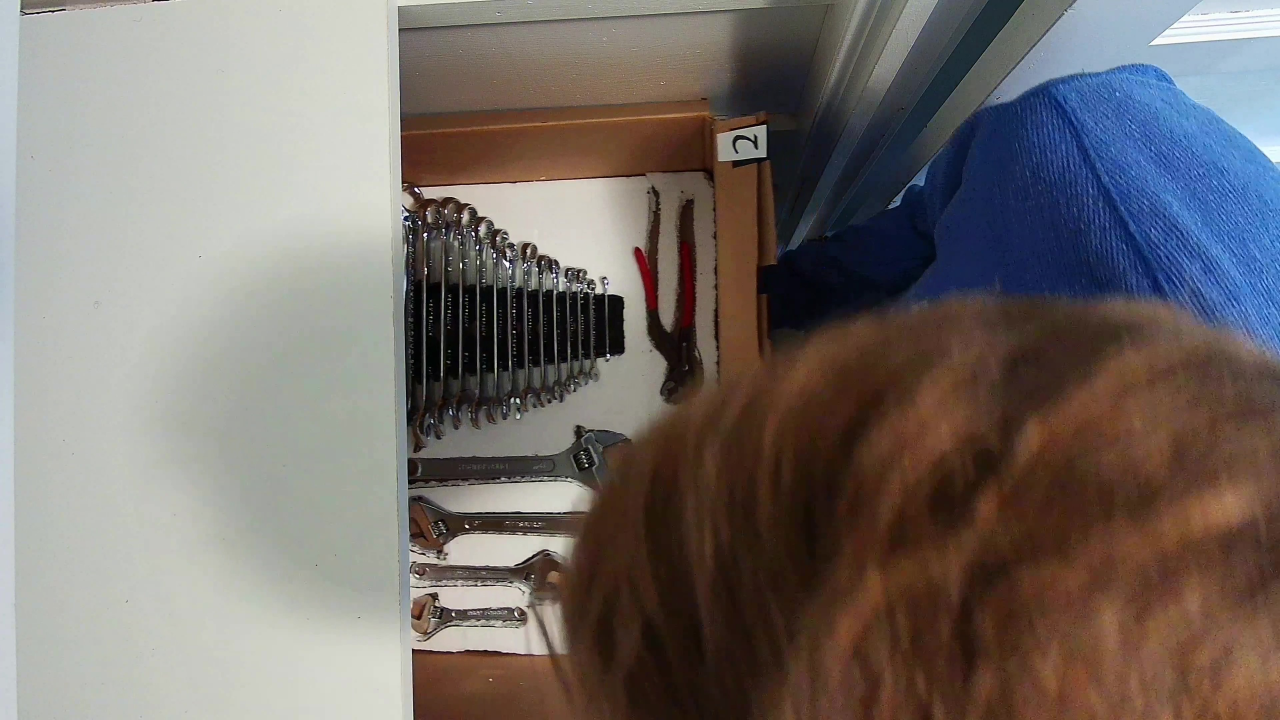
#> input picture imp/drawer copy/drawer330_1_m.jpg, 3840 x 2160 px (shown at 1/3 size)
$ python additonalscript.py drawer330_1_m.jpg empty_sockets.jpg
#> lines starting #> are read from the running program, lines starting #| are printed output that depends on the picture; after the words box and inside, x2 and y2 are one past the last pixel; in counts of white or black regions, pixels touching at a corner belong together
import json
import yaml
import cv2
import os
import argparse
import numpy as np
from matplotlib import pyplot as plt

ap = argparse.ArgumentParser()
ap.add_argument("parse",type=str,
help="file location of image to threshod and grab data from", default=None)
ap.add_argument("dontParse",type=str,
help="only grab templates from this picture", default=None)
ap.add_argument("-confName", "--confName",type=str, required=False,
    help="file location of the configuration file default value is conf.yaml", default='conf.yaml')
args = ap.parse_args()
try:
    config =open(args.confName, "r")
except:
     print('Could not open' + args.confName + "double check file location and permissions")
con =yaml.safe_load(config)
# Load the image
try :
 image = cv2.imread(r""+args.parse,cv2.IMREAD_UNCHANGED)
#> image is the input picture: shape (2160, 3840, 3); mean B, G, R 106.7, 110.3, 117.5
except:
    print('Could not open' + args.parse + "double check file location and permissions")

try:
    image2 = cv2.imread(r""+args.dontParse,cv2.IMREAD_UNCHANGED)
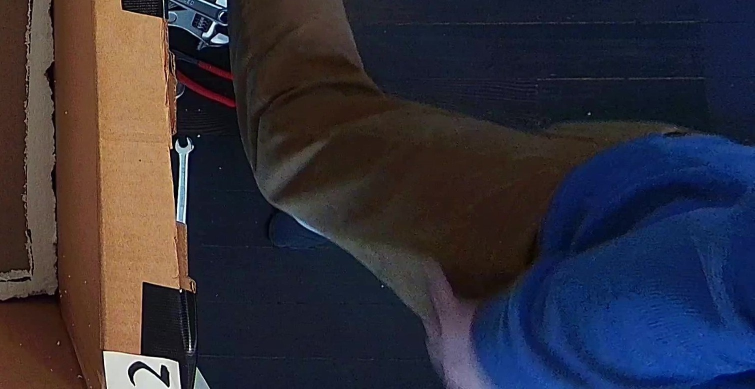
#> input picture imp/drawer copy/empty_sockets.jpg, 1509 x 778 px (shown at 1/2 size)
#> image2 is the input picture: shape (778, 1509, 3); mean B, G, R 58.1, 47.5, 50.3
except:
    print('Could not open' + args.dontParse + "double check file location and permissions")
result = image.copy()
result2 = image2.copy()

os.makedirs("drawer", exist_ok = True)


#normalized_image = cv2.normalize(image, None, 0, 1, cv2.NORM_MINMAX)
#cv2.imshow("norm", normalized_image)
gray = cv2.cvtColor(image,con.get('grayscale'))
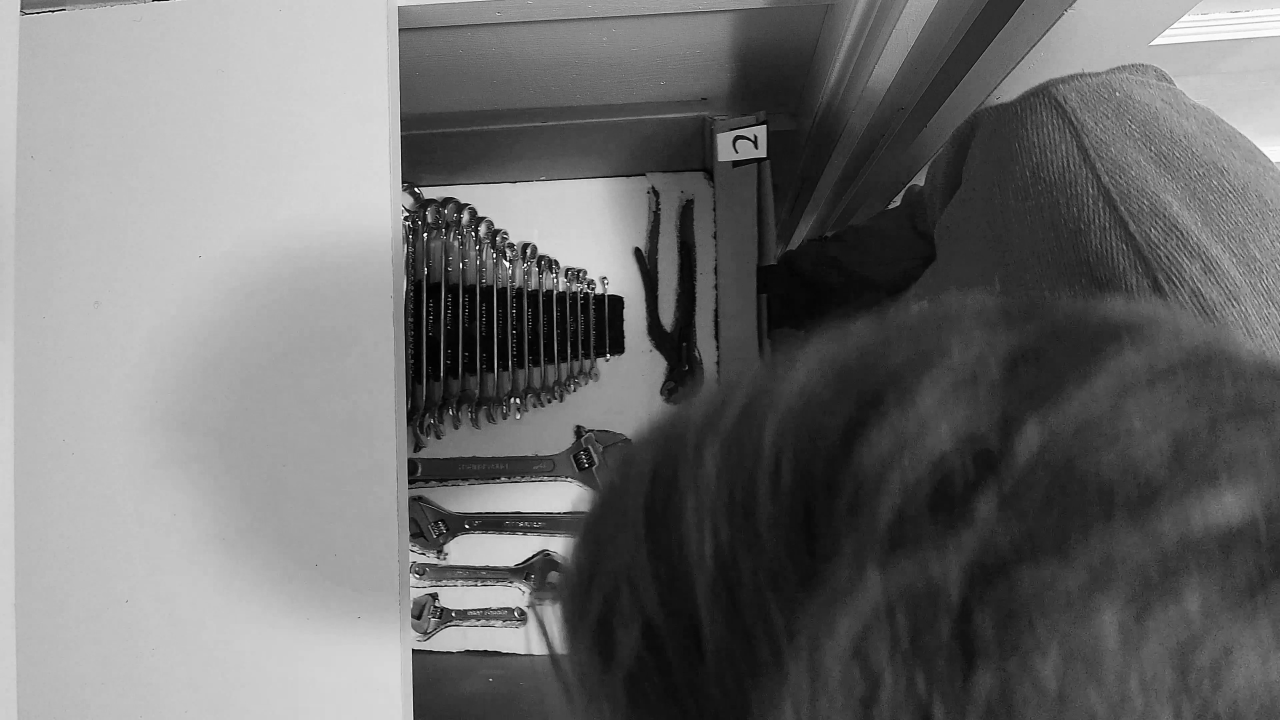
#> gray: shape (2160, 3840) (shown at 1/3 size); min 0, max 255, mean 110
gray=cv2.medianBlur(gray,con.get('blur'))
cv2.imshow("blurring", gray)
#normalized_image = cv2.normalize(image, None, 0, 1, cv2.NORM_MINMAX)

ret, thresh = cv2.threshold(gray,con.get('minThreshValue'),255,con.get('threshType') )
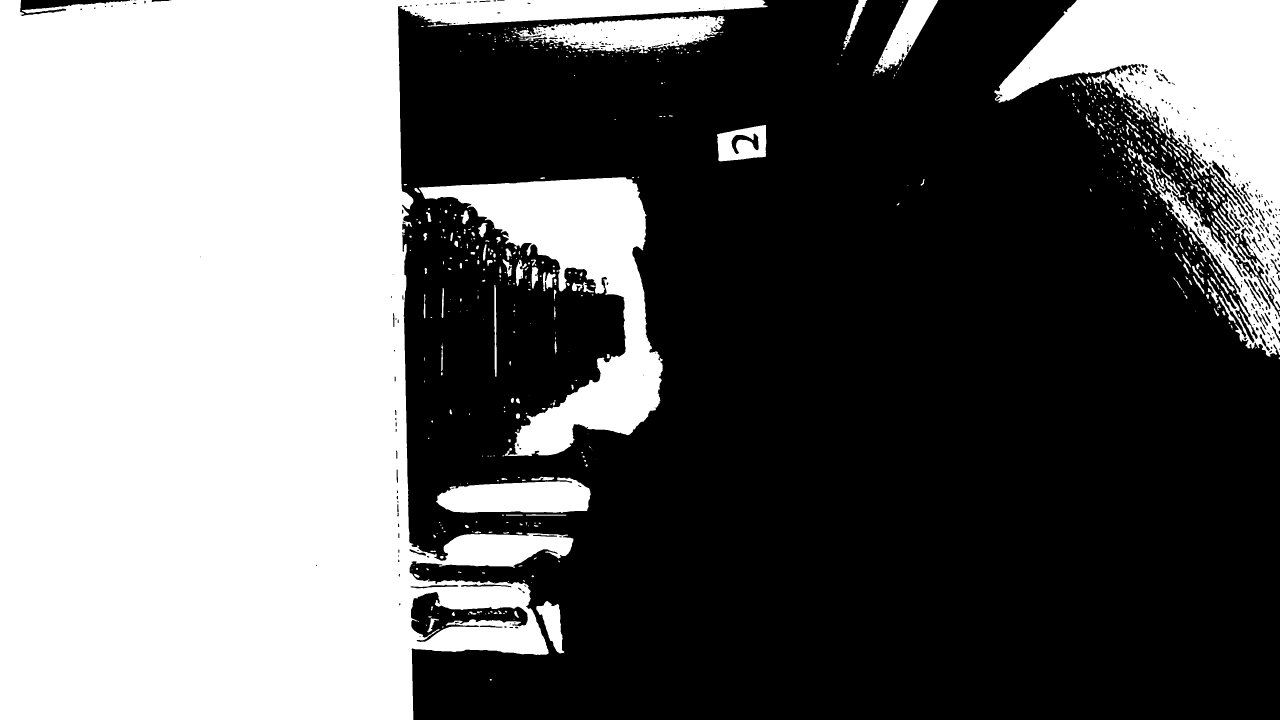
#> thresh: shape (2160, 3840) (shown at 1/3 size); 41.8% white; 720 white regions (331 under 20 px), largest, box (x1, y1, x2, y2) and area: (0, 0, 2303, 2160) 2764557, (2983, 0, 3840, 931) 303951, (1257, 532, 1989, 1368) 209677
#> ret = 130
#thresh = cv2.bitwise_not(thresh)
cv2.imwrite("Thresholded.jpg", thresh)

kernel = np.ones((3,3),np.uint8)
cv2.imshow("kernel", kernel)
opening = cv2.morphologyEx(thresh,cv2.MORPH_OPEN,kernel, iterations = con.get("increasewhite"))
#> opening: shape (2160, 3840); 41.8% white; 572 white regions (188 under 20 px), largest, box (x1, y1, x2, y2) and area: (0, 0, 2302, 2160) 2764039, (2983, 0, 3840, 930) 302908, (1257, 532, 1988, 1368) 209384
cv2.imshow("decrease white", opening)
# sure background area

sure_bg = cv2.dilate(opening,kernel,iterations=con.get("decreaseblack"))
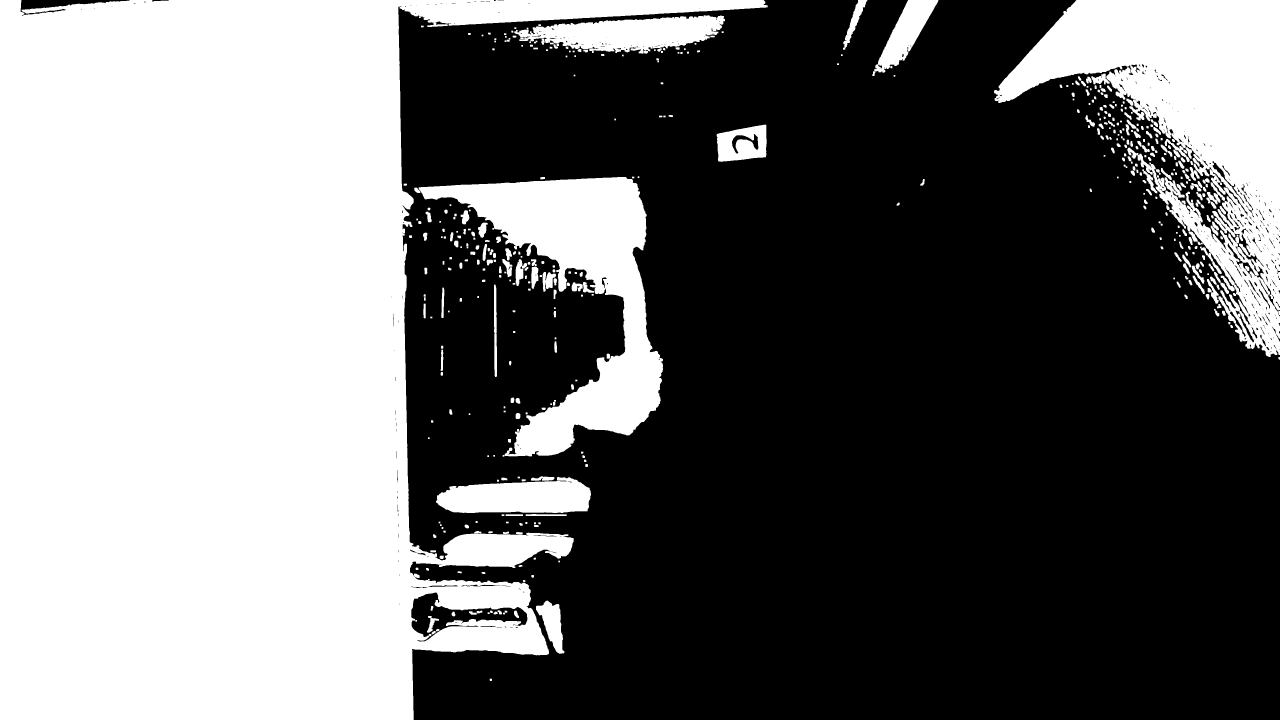
#> sure_bg: shape (2160, 3840) (shown at 1/3 size); 42.6% white; 455 white regions
cv2.imshow("increase white", sure_bg)
# Finding sure foreground area
#dist_transform = cv2.distanceTransform(thresh,cv2.DIST_L1,0)
#cv2.imshow("I", dist_transform)
contours, hierarchy= cv2.findContours(sure_bg, cv2.RETR_TREE, cv2.CHAIN_APPROX_SIMPLE)
#> contours = 1129 contours, 569 with area under 20; largest, box (x1, y1, x2, y2) and area: (0, 0, 2303, 2160) 2791736, (2982, 0, 3840, 1071) 372322, (1256, 531, 1989, 1369) 213210, (1543, 46, 2175, 161) 43298, (1308, 1431, 1773, 1539) 38302

#print(contours)
#print(hierarchy)
res_cpy = result.copy()
#> (the run stopped early here; a loop or call above may not have finished)
